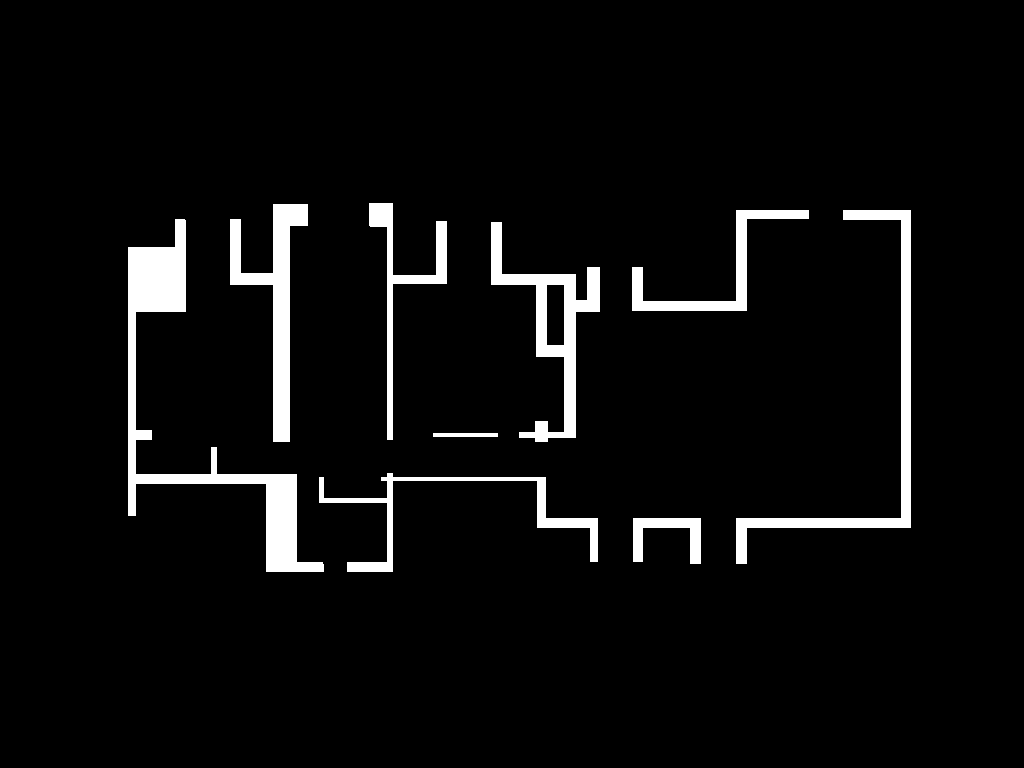
#> input picture graph_formation/ortho.png, 1024 x 768 px
$ python line_draw.py
#> lines starting #> are read from the running program, lines starting #| are printed output that depends on the picture; after the words box and inside, x2 and y2 are one past the last pixel; in counts of white or black regions, pixels touching at a corner belong together
import cv2
import numpy as np
import json
import random
img = np.zeros((768,1024,3), np.uint8)
imgs = np.zeros((768,1024,3), np.uint8)
ortho = cv2.imread("./ortho.png",1)
#> ortho is the input picture: shape (768, 1024, 3); 4.9% white; 9 white regions, largest, box (x1, y1, x2, y2) and area: (128, 219, 324, 572) 10637, (736, 210, 911, 564) 5806, (230, 204, 308, 442) 5552
x_offset = 95
y_offset = 140


#old = [[0,198,405,300,300,1],
#		 [1,195,403,600,600,1],
#		 [2,200,200,298,603,1],
#		 [3,400,400,297,605,1]]

with open("./test.json") as f:
#> (reads graph_formation/test.json from the repository)
	old = json.load(f)
with open("./test_walls.json") as f:
#> (reads graph_formation/test_walls.json from the repository)
	new = json.load(f)
#with open("./json/Make graph/test_walls_fuse.json") as f:
#	new2 = json.load(f)

for i in range(len(old)):
	for j in range(len(old[i])):
		old[i][j] = round(old[i][j])
for i in range(len(new)):
	for j in range(len(new[i])):
		new[i][j] = round(new[i][j])

print(old)
print(new)


for line in old:
	img1 = cv2.line(img,(line[1]+x_offset,800-line[3]-y_offset), (line[2]+x_offset,800-line[4]-y_offset), (random.randint(0,255),random.randint(0,255),random.randint(0,255)),3)
cv2.imwrite('./old.jpg',img1)
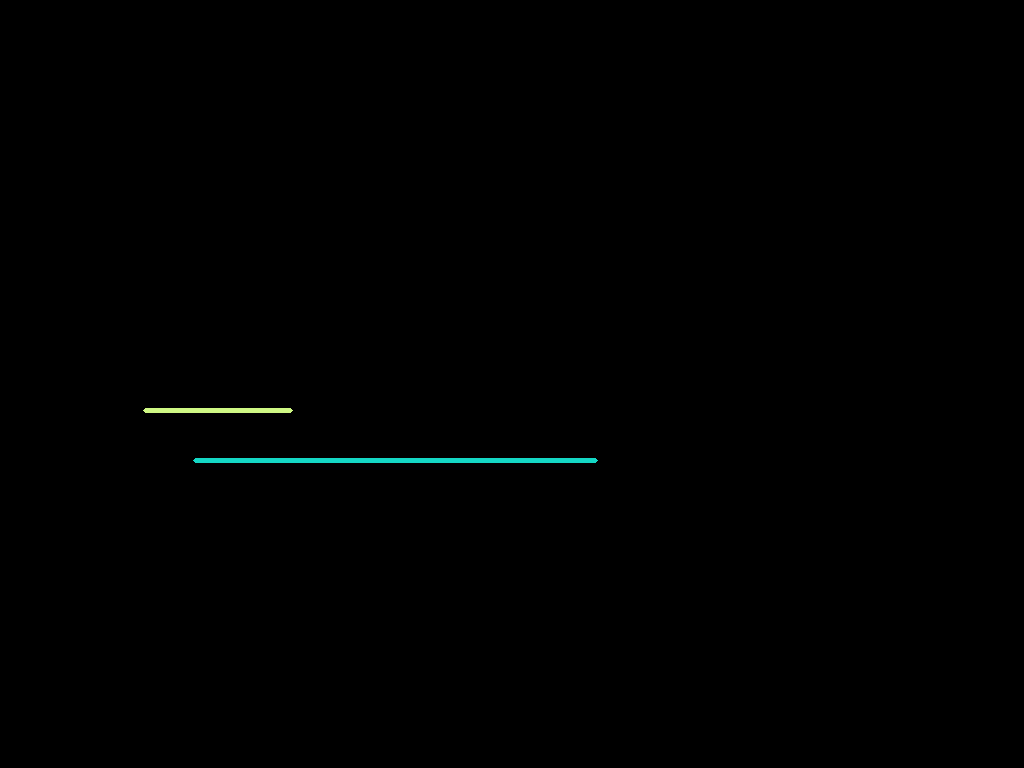
#> saved as old.jpg: shape (768, 1024, 3); mean B, G, R 0.6, 0.8, 0.2
#cv2.imshow("ss", img)
#cv2.waitKey()

for line in new:
#	if line[5]>0:
	img2 = cv2.line(imgs,(line[1]+x_offset,800-line[3]-y_offset), (line[2]+x_offset,800-line[4]-y_offset), (random.randint(0,255),random.randint(0,255),random.randint(0,255)),3)
cv2.imwrite("./new.jpg",img2)
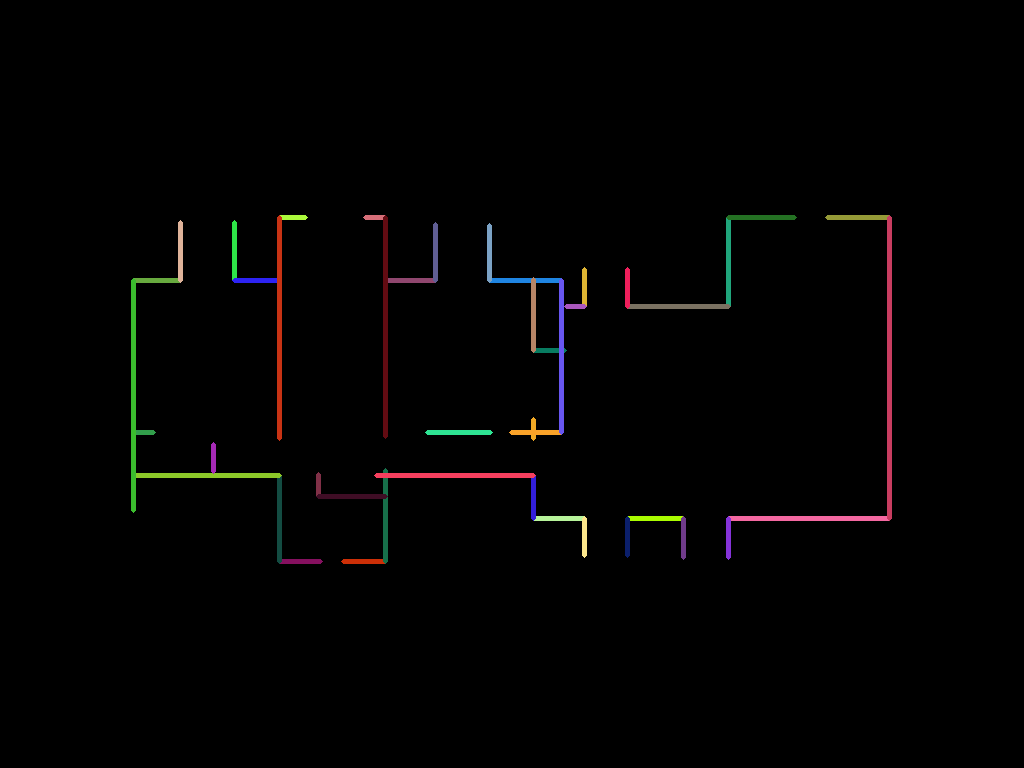
#> saved as new.jpg: shape (768, 1024, 3); mean B, G, R 2.1, 2.3, 2.9
# [6 lines of commented-out code are left out]
